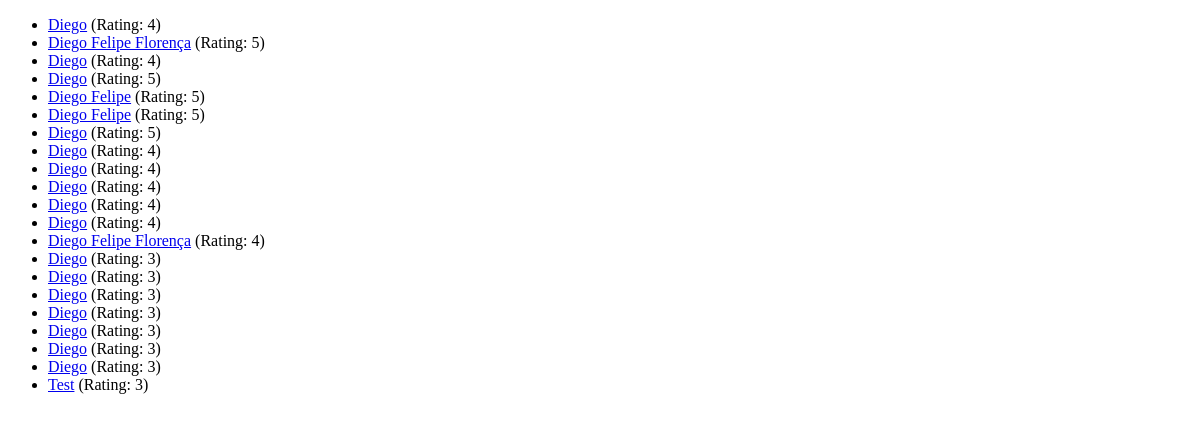
Page /reviews on the earlier database version.
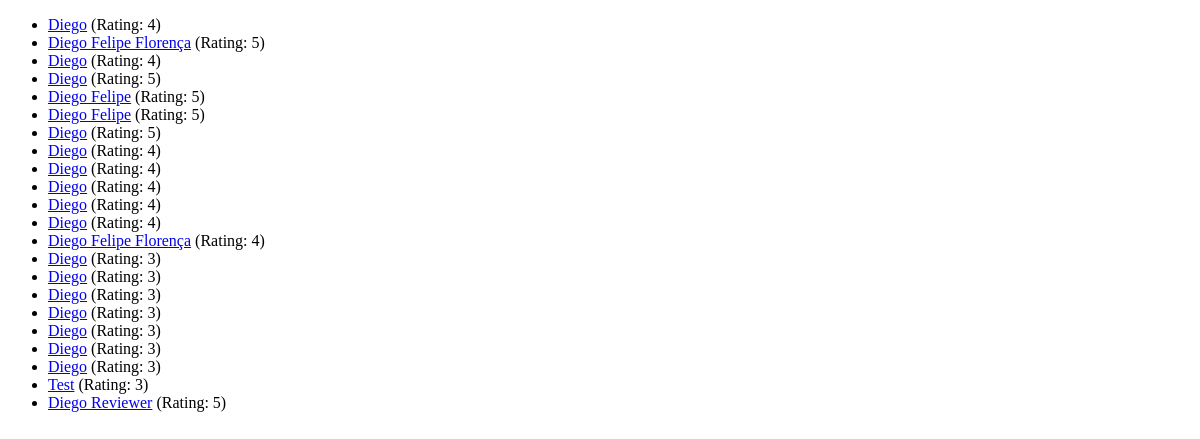
Same page on the later database version.
### reviews/models.py (models this page shows)
class Review(models.Model):
    user_name = models.CharField(max_length=100)
    review_text = models.TextField(max_length=200)
    rating = models.IntegerField(validators=[MinValueValidator(1), MaxValueValidator(5)])

### reviews/views.py (the view)
# urls.py: path("reviews", views.ReviewsListView.as_view()),
class ReviewsListView(ListView):
    template_name = "reviews/reviews_list.html"
    model = Review
    context_object_name = "reviews"

### reviews/templates/reviews/reviews_list.html (shortened to what this page needs)
{% extends "base.html" %}
{% block content %}
    <ul>
        {% for review in reviews %}
            <li>
                <a href="{% url "single-review" review.id %}">{{ review.user_name}}</a> (Rating: {{ review.rating }})</li>
        {% endfor %}
    </ul>
{% endblock content %}

Differences in the rows shown:
added Review: user_name "Diego Reviewer", rating "5"
